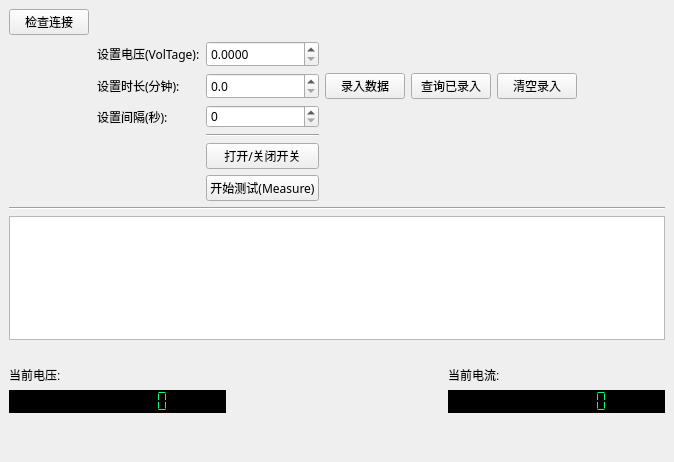
<?xml version="1.0" encoding="UTF-8"?>
<ui version="4.0">
 <class>MainWindow</class>
 <widget class="QMainWindow" name="MainWindow">
  <property name="geometry">
   <rect>
    <x>0</x>
    <y>0</y>
    <width>674</width>
    <height>462</height>
   </rect>
  </property>
  <property name="windowTitle">
   <string>MainWindow</string>
  </property>
  <widget class="QWidget" name="centralWidget">
   <layout class="QGridLayout" name="gridLayout_2">
    <item row="0" column="0">
     <layout class="QGridLayout" name="gridLayout">
      <item row="0" column="2">
       <spacer name="horizontalSpacer">
        <property name="orientation">
         <enum>Qt::Horizontal</enum>
        </property>
        <property name="sizeHint" stdset="0">
         <size>
          <width>40</width>
          <height>20</height>
         </size>
        </property>
       </spacer>
      </item>
      <item row="0" column="0">
       <widget class="QPushButton" name="btn_checkdevice">
        <property name="font">
         <font>
          <family>微软雅黑</family>
          <weight>50</weight>
          <bold>false</bold>
         </font>
        </property>
        <property name="text">
         <string>检查连接</string>
        </property>
       </widget>
      </item>
      <item row="0" column="1">
       <widget class="QLabel" name="tip">
        <property name="font">
         <font>
          <family>微软雅黑</family>
          <pointsize>10</pointsize>
          <weight>75</weight>
          <bold>true</bold>
         </font>
        </property>
        <property name="styleSheet">
         <string notr="true">color: rgb(0, 170, 0);</string>
        </property>
        <property name="text">
         <string/>
        </property>
       </widget>
      </item>
     </layout>
    </item>
    <item row="5" column="0">
     <layout class="QGridLayout" name="gridLayout_6">
      <item row="3" column="1">
       <spacer name="horizontalSpacer_8">
        <property name="orientation">
         <enum>Qt::Horizontal</enum>
        </property>
        <property name="sizeHint" stdset="0">
         <size>
          <width>40</width>
          <height>20</height>
         </size>
        </property>
       </spacer>
      </item>
      <item row="1" column="2">
       <widget class="QLabel" name="label_5">
        <property name="text">
         <string>当前电流:</string>
        </property>
       </widget>
      </item>
      <item row="4" column="1">
       <spacer name="horizontalSpacer_7">
        <property name="orientation">
         <enum>Qt::Horizontal</enum>
        </property>
        <property name="sizeHint" stdset="0">
         <size>
          <width>40</width>
          <height>20</height>
         </size>
        </property>
       </spacer>
      </item>
      <item row="0" column="0">
       <spacer name="horizontalSpacer_4">
        <property name="orientation">
         <enum>Qt::Horizontal</enum>
        </property>
        <property name="sizeHint" stdset="0">
         <size>
          <width>40</width>
          <height>20</height>
         </size>
        </property>
       </spacer>
      </item>
      <item row="1" column="0">
       <widget class="QLabel" name="label_4">
        <property name="text">
         <string>当前电压:</string>
        </property>
       </widget>
      </item>
      <item row="2" column="2">
       <widget class="QLCDNumber" name="lcd_a">
        <property name="styleSheet">
         <string notr="true">background-color: rgb(0, 0, 0);
color: rgb(6, 255, 118);</string>
        </property>
        <property name="frameShape">
         <enum>QFrame::NoFrame</enum>
        </property>
        <property name="frameShadow">
         <enum>QFrame::Plain</enum>
        </property>
        <property name="digitCount">
         <number>10</number>
        </property>
        <property name="segmentStyle">
         <enum>QLCDNumber::Flat</enum>
        </property>
       </widget>
      </item>
      <item row="2" column="1">
       <spacer name="horizontalSpacer_9">
        <property name="orientation">
         <enum>Qt::Horizontal</enum>
        </property>
        <property name="sizeHint" stdset="0">
         <size>
          <width>40</width>
          <height>20</height>
         </size>
        </property>
       </spacer>
      </item>
      <item row="0" column="2">
       <spacer name="horizontalSpacer_5">
        <property name="orientation">
         <enum>Qt::Horizontal</enum>
        </property>
        <property name="sizeHint" stdset="0">
         <size>
          <width>40</width>
          <height>20</height>
         </size>
        </property>
       </spacer>
      </item>
      <item row="2" column="0">
       <widget class="QLCDNumber" name="lcd_v">
        <property name="styleSheet">
         <string notr="true">background-color: rgb(0, 0, 0);
color: rgb(6, 255, 118);</string>
        </property>
        <property name="frameShape">
         <enum>QFrame::NoFrame</enum>
        </property>
        <property name="frameShadow">
         <enum>QFrame::Plain</enum>
        </property>
        <property name="digitCount">
         <number>10</number>
        </property>
        <property name="segmentStyle">
         <enum>QLCDNumber::Flat</enum>
        </property>
       </widget>
      </item>
     </layout>
    </item>
    <item row="2" column="0">
     <layout class="QGridLayout" name="gridLayout_4">
      <item row="4" column="2">
       <widget class="QPushButton" name="btn_turnon">
        <property name="font">
         <font>
          <family>微软雅黑</family>
         </font>
        </property>
        <property name="text">
         <string>打开/关闭开关</string>
        </property>
       </widget>
      </item>
      <item row="0" column="1">
       <widget class="QLabel" name="label">
        <property name="font">
         <font>
          <family>微软雅黑</family>
          <weight>50</weight>
          <bold>false</bold>
         </font>
        </property>
        <property name="text">
         <string>设置电压(VolTage):</string>
        </property>
       </widget>
      </item>
      <item row="0" column="0">
       <spacer name="horizontalSpacer_3">
        <property name="orientation">
         <enum>Qt::Horizontal</enum>
        </property>
        <property name="sizeHint" stdset="0">
         <size>
          <width>40</width>
          <height>20</height>
         </size>
        </property>
       </spacer>
      </item>
      <item row="1" column="2">
       <widget class="QDoubleSpinBox" name="txt_min">
        <property name="font">
         <font>
          <family>微软雅黑</family>
         </font>
        </property>
        <property name="decimals">
         <number>1</number>
        </property>
        <property name="singleStep">
         <double>0.500000000000000</double>
        </property>
       </widget>
      </item>
      <item row="1" column="3">
       <widget class="QPushButton" name="btn_input">
        <property name="font">
         <font>
          <family>微软雅黑</family>
         </font>
        </property>
        <property name="text">
         <string>录入数据</string>
        </property>
       </widget>
      </item>
      <item row="5" column="2">
       <widget class="QPushButton" name="btn_startTest">
        <property name="font">
         <font>
          <family>微软雅黑</family>
         </font>
        </property>
        <property name="text">
         <string>开始测试(Measure)</string>
        </property>
       </widget>
      </item>
      <item row="1" column="1">
       <widget class="QLabel" name="label_2">
        <property name="font">
         <font>
          <family>微软雅黑</family>
          <weight>50</weight>
          <bold>false</bold>
         </font>
        </property>
        <property name="text">
         <string>设置时长(分钟):</string>
        </property>
       </widget>
      </item>
      <item row="2" column="1">
       <widget class="QLabel" name="label_3">
        <property name="font">
         <font>
          <family>微软雅黑</family>
         </font>
        </property>
        <property name="text">
         <string>设置间隔(秒):</string>
        </property>
       </widget>
      </item>
      <item row="4" column="3">
       <widget class="QLabel" name="tip_switch">
        <property name="font">
         <font>
          <family>微软雅黑</family>
         </font>
        </property>
        <property name="text">
         <string/>
        </property>
       </widget>
      </item>
      <item row="0" column="2">
       <widget class="QDoubleSpinBox" name="txt_v">
        <property name="font">
         <font>
          <family>微软雅黑</family>
          <weight>50</weight>
          <bold>false</bold>
         </font>
        </property>
        <property name="decimals">
         <number>4</number>
        </property>
        <property name="singleStep">
         <double>0.000100000000000</double>
        </property>
        <property name="value">
         <double>0.000000000000000</double>
        </property>
       </widget>
      </item>
      <item row="2" column="2">
       <widget class="QSpinBox" name="txt_second"/>
      </item>
      <item row="0" column="6">
       <spacer name="horizontalSpacer_2">
        <property name="orientation">
         <enum>Qt::Horizontal</enum>
        </property>
        <property name="sizeHint" stdset="0">
         <size>
          <width>40</width>
          <height>20</height>
         </size>
        </property>
       </spacer>
      </item>
      <item row="3" column="2">
       <widget class="Line" name="line">
        <property name="orientation">
         <enum>Qt::Horizontal</enum>
        </property>
       </widget>
      </item>
      <item row="5" column="3">
       <widget class="QLabel" name="tip_starttest">
        <property name="font">
         <font>
          <family>微软雅黑</family>
         </font>
        </property>
        <property name="text">
         <string/>
        </property>
       </widget>
      </item>
      <item row="1" column="4">
       <widget class="QPushButton" name="btn_searchinput">
        <property name="font">
         <font>
          <family>微软雅黑</family>
         </font>
        </property>
        <property name="text">
         <string>查询已录入</string>
        </property>
       </widget>
      </item>
      <item row="1" column="5">
       <widget class="QPushButton" name="btn_clearinput">
        <property name="font">
         <font>
          <family>微软雅黑</family>
         </font>
        </property>
        <property name="text">
         <string>清空录入</string>
        </property>
       </widget>
      </item>
     </layout>
    </item>
    <item row="1" column="0">
     <spacer name="verticalSpacer_2">
      <property name="orientation">
       <enum>Qt::Vertical</enum>
      </property>
      <property name="sizeHint" stdset="0">
       <size>
        <width>20</width>
        <height>40</height>
       </size>
      </property>
     </spacer>
    </item>
    <item row="3" column="0">
     <widget class="Line" name="line_2">
      <property name="orientation">
       <enum>Qt::Horizontal</enum>
      </property>
     </widget>
    </item>
    <item row="4" column="0">
     <layout class="QGridLayout" name="gridLayout_10">
      <item row="0" column="0">
       <widget class="QTextEdit" name="textEdit"/>
      </item>
     </layout>
    </item>
   </layout>
  </widget>
 </widget>
 <resources/>
 <connections/>
</ui>
